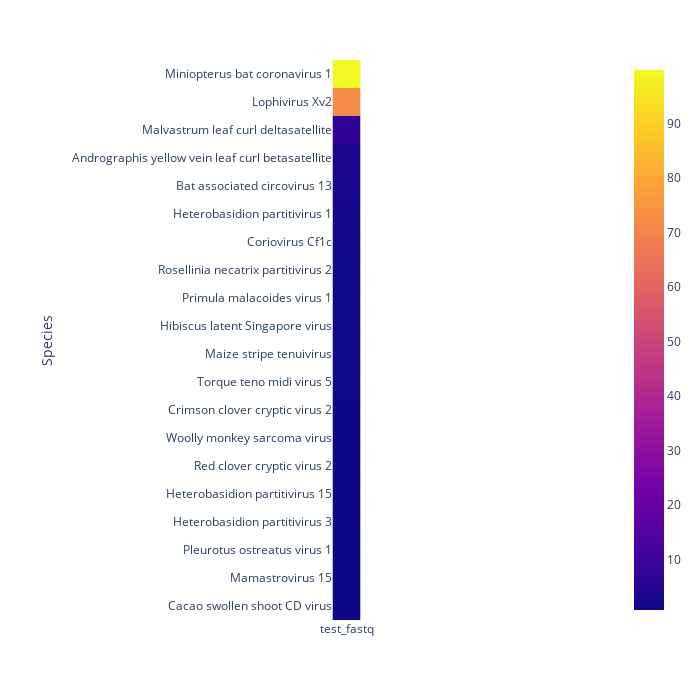

Here is the notebook cell this chart was saved with:
### Code cell
#plt.figure(figsize=(16, 8), dpi=130)
px.imshow(sorted_df[:20]*100, width=700, height=700)
#plt.title(f'Тепловая карта покрытия на ICTV на данных {dataset}')
#plt.ylabel('Species sorted by max coverage')

### Figure 1 — Plotly figure (JSON) as saved in the notebook; plotly's stock layout.template omitted (floating-point values rounded to 4 significant figures)
{"data": [{"coloraxis": "coloraxis", "hovertemplate": "x: %{x}<br>Species: %{y}<br>color: %{z}<extra></extra>", "name": "0", "type": "heatmap", "x": ["test_fastq"], "xaxis": "x", "y": ["Miniopterus bat coronavirus 1", "Lophivirus Xv2", "Malvastrum leaf curl deltasatellite", "Andrographis yellow vein leaf curl betasatellite", "Bat associated circovirus 13", "Heterobasidion partitivirus 1", "Coriovirus Cf1c", "Rosellinia necatrix partitivirus 2", "Primula malacoides virus 1", "Hibiscus latent Singapore virus", "Maize stripe tenuivirus", "Torque teno midi virus 5", "Crimson clover cryptic virus 2", "Woolly monkey sarcoma virus", "Red clover cryptic virus 2", "Heterobasidion partitivirus 15", "Heterobasidion partitivirus 3", "Pleurotus ostreatus virus 1", "Mamastrovirus 15", "Cacao swollen shoot CD virus"], "yaxis": "y", "z": [[99.82], [72.46], [7.429], [3.336], [2.86], [1.695], [1.333], [1.233], [1.204], [1.172], [1.147], [1.06], [1.0], [0.9863], [0.9826], [0.9257], [0.9162], [0.8409], [0.8258], [0.7636]]}], "layout": {"coloraxis": {"colorscale": [[0, "#0d0887"], [0.1111, "#46039f"], [0.2222, "#7201a8"], [0.3333, "#9c179e"], [0.4444, "#bd3786"], [0.5556, "#d8576b"], [0.6667, "#ed7953"], [0.7778, "#fb9f3a"], [0.8889, "#fdca26"], [1, "#f0f921"]]}, "height": 700, "margin": {"t": 60}, "width": 700, "xaxis": {"anchor": "y", "autorange": true, "constrain": "domain", "domain": [0.4737, 0.5263], "range": [-0.5, 0.5], "scaleanchor": "y", "type": "category"}, "yaxis": {"anchor": "x", "autorange": true, "constrain": "domain", "domain": [0, 1], "range": [19.5, -0.5], "title": {"text": "Species"}, "type": "category"}}}
